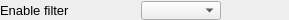
    <widget class="PyDMFrame" name="composite_4">
      <property name="geometry">
        <rect>
          <x>796</x>
          <y>70</y>
          <width>289</width>
          <height>20</height>
        </rect>
      </property>
      <widget class="PyDMLabel" name="text_update_8">
        <property name="geometry">
          <rect>
            <x>227</x>
            <y>1</y>
            <width>62</width>
            <height>18</height>
          </rect>
        </property>
        <property name="toolTip">
          <string>PV: ${prefix}EnableFilter_RBV</string>
        </property>
        <property name="channel" stdset="0">
          <string>ca://${prefix}EnableFilter_RBV</string>
        </property>
        <property name="font" stdset="0">
          <font>
            <pointsize>10</pointsize>
          </font>
        </property>
        <property name="alignment">
          <set>Qt::AlignCenter</set>
        </property>
        <property name="textInteractionFlags">
          <set>Qt::TextSelectableByKeyboard|Qt::TextSelectableByMouse</set>
        </property>
        <property name="styleSheet">
          <string notr="true">PyDMLabel#text_update_8 {
  color: rgb(10, 0, 184);
  background-color: rgb(70, 70, 70);
  }</string>
        </property>
      </widget>
      <widget class="QLabel" name="text_13">
        <property name="geometry">
          <rect>
            <x>0</x>
            <y>0</y>
            <width>130</width>
            <height>20</height>
          </rect>
        </property>
        <property name="text">
          <string>Enable filter</string>
        </property>
        <property name="font" stdset="0">
          <font>
            <pointsize>10</pointsize>
          </font>
        </property>
        <property name="brush" stdset="0">
          <brush brushstyle="SolidPattern">
            <color alpha="255">
              <red>0</red>
              <green>0</green>
              <blue>0</blue>
            </color>
          </brush>
        </property>
        <property name="toolTip">
          <string>text_13</string>
        </property>
        <property name="alignment">
          <set>Qt::AlignLeading|Qt::AlignLeft|Qt::AlignVCenter</set>
        </property>
        <property name="styleSheet">
          <string notr="true">QLabel#text_13 {
  color: rgb(0, 0, 0);
  }</string>
        </property>
      </widget>
      <widget class="PyDMEnumComboBox" name="menu_4">
        <property name="geometry">
          <rect>
            <x>141</x>
            <y>1</y>
            <width>80</width>
            <height>19</height>
          </rect>
        </property>
        <property name="toolTip">
          <string>${prefix}EnableFilter</string>
        </property>
        <property name="channel" stdset="0">
          <string>ca://${prefix}EnableFilter</string>
        </property>
        <property name="font" stdset="0">
          <font>
            <pointsize>10</pointsize>
          </font>
        </property>
        <property name="styleSheet">
          <string notr="true">PyDMEnumComboBox#menu_4 {
  color: rgb(0, 0, 0);
  background-color: rgb(115, 223, 255);
  }</string>
        </property>
      </widget>
    </widget>
